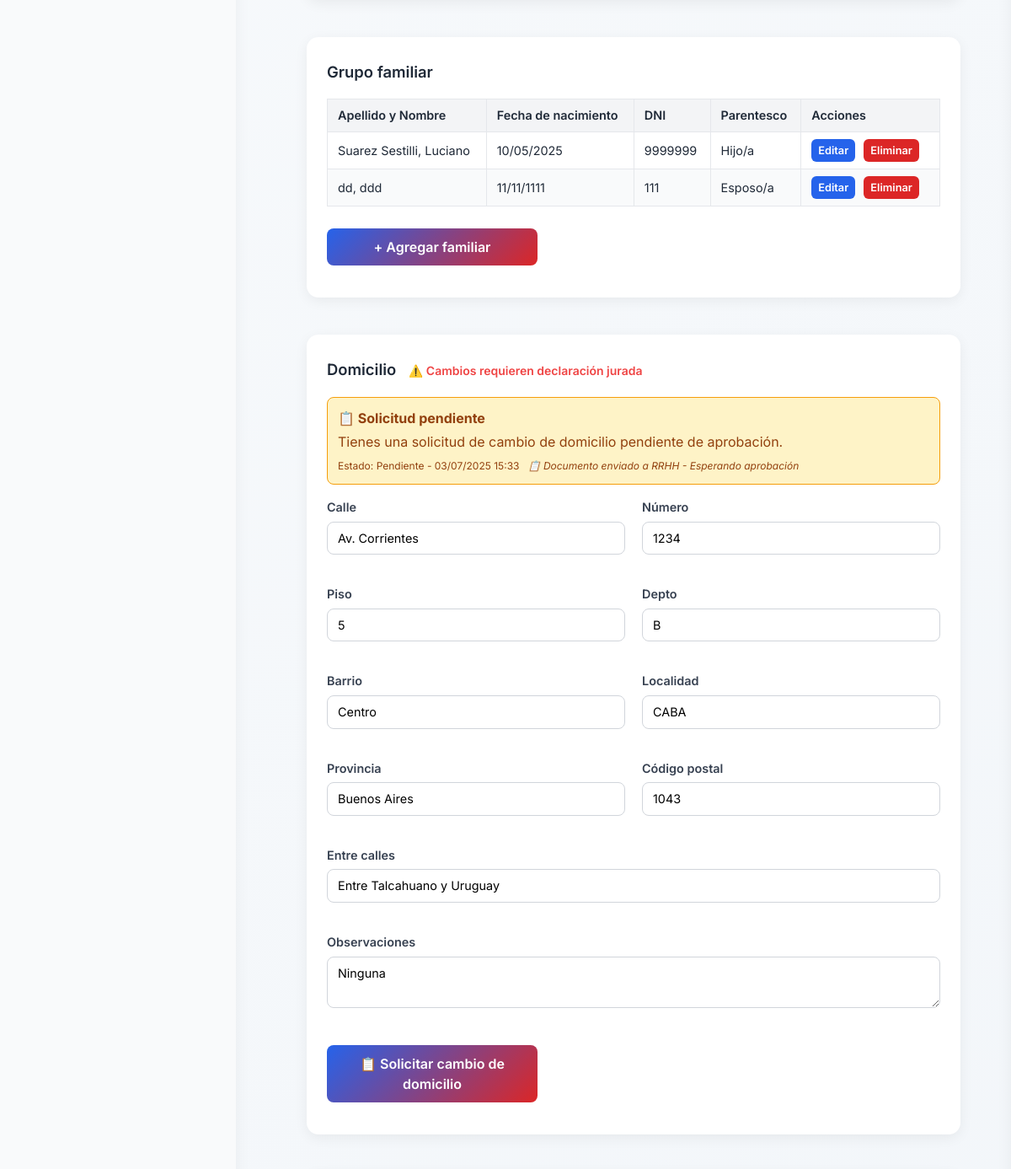
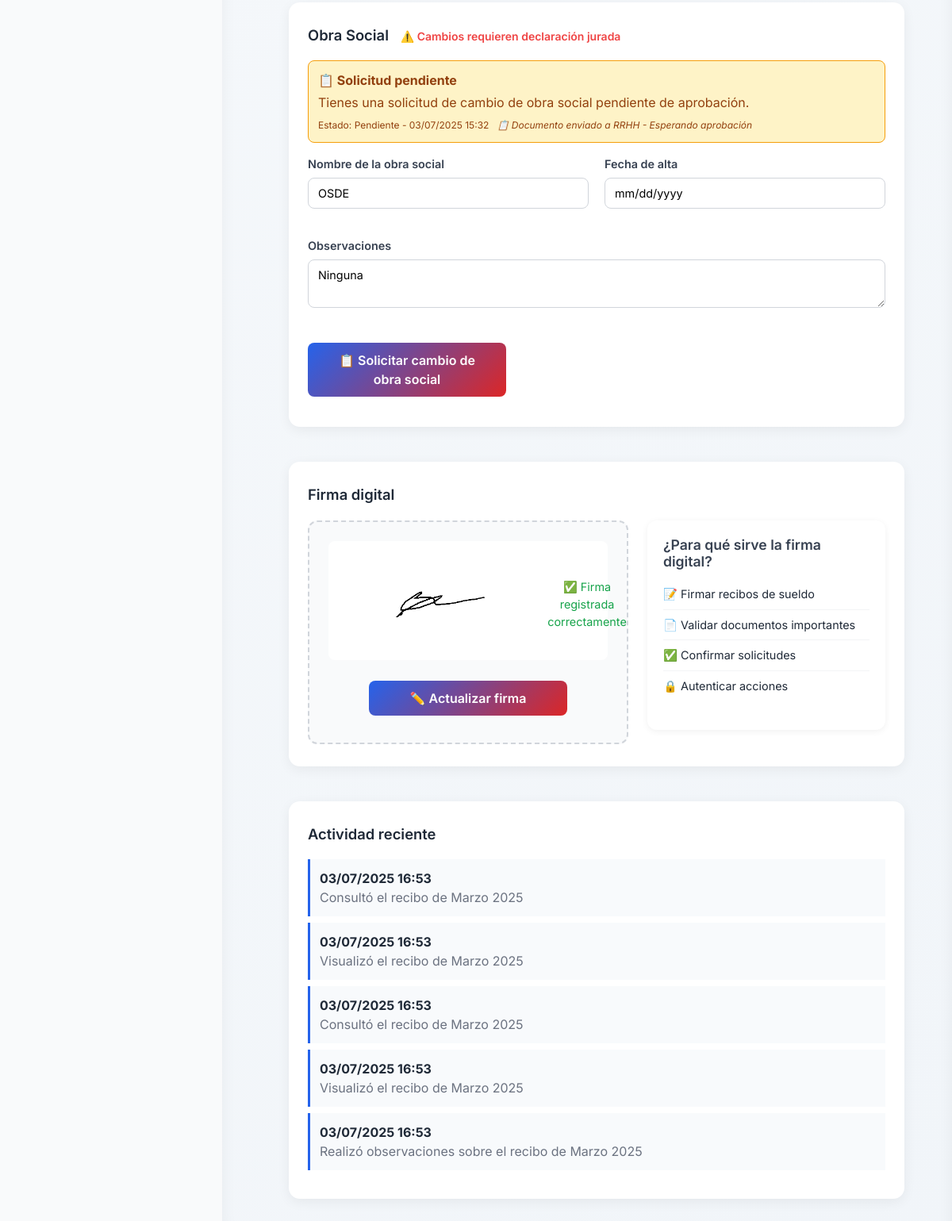
Before: /empleados/perfil/ (signed in, lower part) with the older database file (2 pictures, top to bottom).
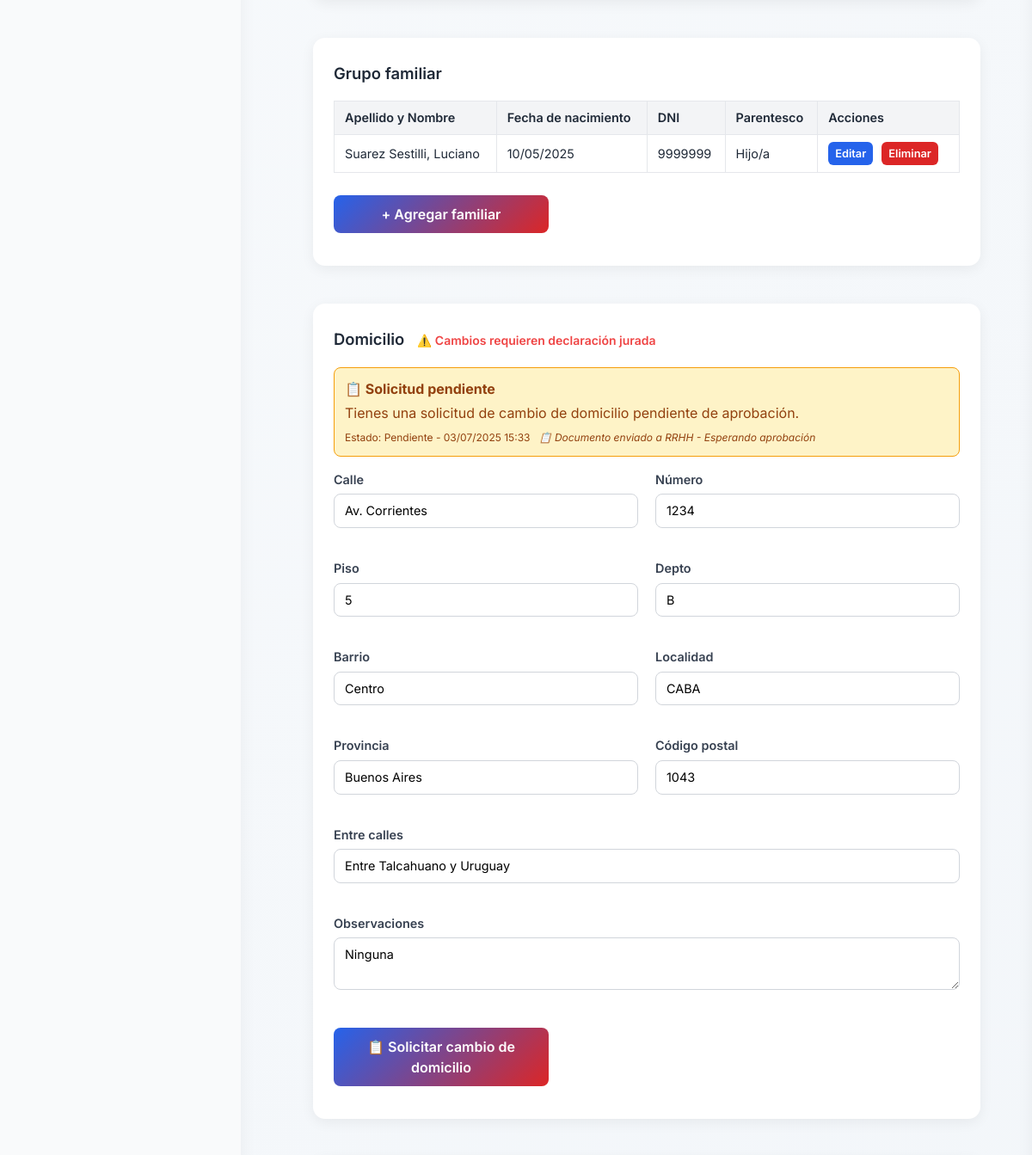
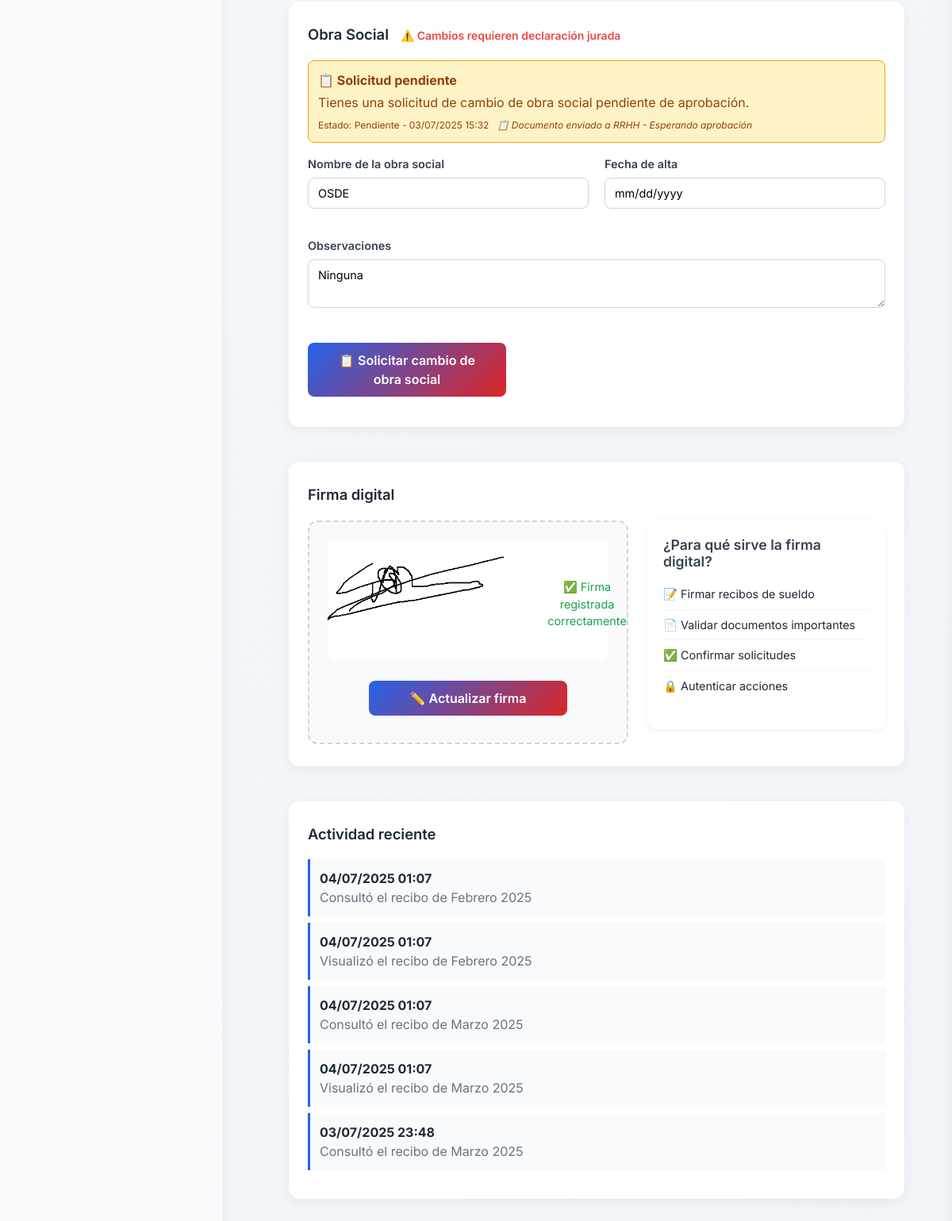
After: the same page with the newer database file (2 pictures, top to bottom).
### apps/empleados/models.py (models this page shows, shortened)
class FamiliarEmpleado(models.Model):
    PARENTESCO_CHOICES = [
        ('esposo/a', 'Esposo/a'),
        ('hijo/a', 'Hijo/a'),
        ('padre/madre', 'Padre/Madre'),
        ('hermano/a', 'Hermano/a'),
        ('otro', 'Otro'),
    ]
    empleado = models.ForeignKey(Empleado, on_delete=models.CASCADE, related_name='familiares')
    apellido = models.CharField(max_length=100)
    nombre = models.CharField(max_length=100)
    fecha_nacimiento = models.DateField()
    dni = models.CharField(max_length=20)
    parentesco = models.CharField(max_length=20, choices=PARENTESCO_CHOICES)
    class Meta:
        verbose_name = "Familiar"
        verbose_name_plural = "Familiares"

class Empleado(models.Model):
    TIPO_CONTRATO_CHOICES = [
        ('tiempo_completo', 'Tiempo completo'),
        ('tiempo_parcial', 'Tiempo parcial'),
        ('freelance', 'Freelance'),
    ]
    PARENTESCO_CHOICES = [
        ('esposo/a', 'Esposo/a'),
        ('hijo/a', 'Hijo/a'),
        ('padre/madre', 'Padre/Madre'),
        ('hermano/a', 'Hermano/a'),
        ('otro', 'Otro'),
    ]
    user = models.OneToOneField(User, on_delete=models.CASCADE)
    legajo = models.CharField(max_length=20, unique=True)
    dni = models.CharField(max_length=20)
    cuil = models.CharField(max_length=15, blank=True)  # Nuevo campo CUIL
    fecha_nacimiento = models.DateField(null=True, blank=True)
    telefono = models.CharField(max_length=20, blank=True)
    foto_perfil = models.ImageField(upload_to='perfiles/', blank=True, null=True)
    puesto = models.CharField(max_length=100, blank=True)
    departamento = models.CharField(max_length=100, blank=True)
    supervisor = models.CharField(max_length=100, blank=True)
    tipo_contrato = models.CharField(max_length=20, choices=TIPO_CONTRATO_CHOICES, default='tiempo_completo')
    salario = models.DecimalField(max_digits=10, decimal_places=2, null=True, blank=True)
    fecha_contrato = models.DateField(null=True, blank=True)
    contacto_emergencia = models.CharField(max_length=100, blank=True)
    telefono_emergencia = models.CharField(max_length=20, blank=True)
    relacion_emergencia = models.CharField(max_length=50, blank=True)
    firma_imagen = models.ImageField(upload_to='firmas/', blank=True, null=True)
    firma_pin = models.CharField(max_length=6, blank=True)
    class Meta:
        verbose_name = "Empleado"
        verbose_name_plural = "Empleados"

class ActividadEmpleado(models.Model):
    empleado = models.ForeignKey(Empleado, on_delete=models.CASCADE, related_name='actividades')
    descripcion = models.TextField()
    fecha = models.DateTimeField(auto_now_add=True)
    class Meta:
        verbose_name = "Actividad"
        verbose_name_plural = "Actividades"
        ordering = ['-fecha']

### apps/empleados/views.py (the view)
# urls.py: path('perfil/', views.PerfilView.as_view(), name='perfil'),
class PerfilView(LoginRequiredMixin, TemplateView):
    template_name = 'empleados/perfil.html'
    def get_context_data(self, **kwargs):
        context = super().get_context_data(**kwargs)
        empleado, created = Empleado.objects.get_or_create(
            user=self.request.user,
            defaults={
                'legajo': f"EMP{self.request.user.id:04d}",
                'dni': '12345678',
                'cuil': '20-12345678-9',
                'telefono': '+54 11 1234-5678',
                'contacto_emergencia': 'María Pérez',
                'telefono_emergencia': '+54 11 9876-5432',
                'relacion_emergencia': 'Esposa',
                'puesto': 'Desarrollador',
            }
        )
        domicilio, created = DomicilioEmpleado.objects.get_or_create(
            empleado=empleado,
            defaults={
                'calle': 'Av. Corrientes',
                'numero': '1234',
                'piso': '5',
                'depto': 'B',
                'barrio': 'Centro',
                'localidad': 'CABA',
                'provincia': 'Buenos Aires',
                'codigo_postal': '1043',
                'entre_calles': 'Entre Talcahuano y Uruguay',
            }
        )
        obra_social, created = ObraSocialEmpleado.objects.get_or_create(
            empleado=empleado,
            defaults={
                'nombre': 'OSDE',
            }
        )
        familiares = FamiliarEmpleado.objects.filter(empleado=empleado)
        actividades = ActividadEmpleado.objects.filter(empleado=empleado)[:5]
        solicitudes_pendientes = SolicitudCambio.objects.filter(
            empleado=empleado,
            estado__in=['pendiente', 'en_revision']
        )
        solicitud_domicilio_pendiente = solicitudes_pendientes.filter(tipo='domicilio').first()
        solicitud_obra_social_pendiente = solicitudes_pendientes.filter(tipo='obra_social').first()
        context.update({
            'empleado': empleado,
            'domicilio': domicilio,
            'obra_social': obra_social,
            'familiares': familiares,
            'actividades': actividades,
            'solicitudes_pendientes': solicitudes_pendientes,
            'solicitud_domicilio_pendiente': solicitud_domicilio_pendiente,
            'solicitud_obra_social_pendiente': solicitud_obra_social_pendiente,
            'tiene_firma': bool(empleado.firma_imagen),
        })
        return context

### proyecto_rrhh/context_processors.py (called while the page is built)
def empleado_info(request):
    context = {}
    if request.user.is_authenticated:
        try:
            empleado = Empleado.objects.get(user=request.user)
            context['empleado'] = empleado
            notificaciones_count = Notificacion.objects.filter(
                destinatario=empleado,
                leida=False
            ).count()
            context['notificaciones_count'] = notificaciones_count
        except Empleado.DoesNotExist:
            context['empleado'] = None
            context['notificaciones_count'] = 0
    return context

### templates/empleados/perfil.html (shortened to what the changed rows need)
{% extends 'base/base.html' %}
{% load static %}
{% block content %}
<section class="section">
  <table class="family-table" id="tablaFamiliares">
    <thead>
      <tr>
        <th>Apellido y Nombre</th>
        <th>Fecha de nacimiento</th>
        <th>DNI</th>
        <th>Parentesco</th>
        <th>Acciones</th>
      </tr>
    </thead>
    <tbody>
      {% for familiar in familiares %}
      <tr data-familiar-id="{{ familiar.id }}">
        <td>{{ familiar.apellido }}, {{ familiar.nombre }}</td>
        <td>{{ familiar.fecha_nacimiento|date:'d/m/Y' }}</td>
        <td>{{ familiar.dni }}</td>
        <td>{{ familiar.get_parentesco_display }}</td>
        <td>
          <button class="btn-ver" onclick="editarFamiliar({{ familiar.id }})">Editar</button>
          <button class="btn-eliminar" onclick="eliminarFamiliar({{ familiar.id }})">Eliminar</button>
        </td>
      </tr>
      {% empty %}
      <tr id="sinFamiliares">
        <td colspan="5" style="text-align:center;color:#6b7280;padding:20px;">
          No hay familiares registrados
        </td>
      </tr>
      {% endfor %}
    </tbody>
  </table>
</section>
<section class="section">
  <div class="signature-section">
    <div class="signature-card">
      <div class="signature-preview">
        {% if tiene_firma %}
          <img src="{{ empleado.firma_imagen.url }}" alt="Firma digital" style="max-width: 100%; max-height: 150px;">
          <p style="color:#16a34a;text-align:center;margin:10px 0 0 0;">
            ✅ Firma registrada correctamente
          </p>
        {% else %}
          <p style="color:#6b7280;text-align:center;margin:40px 0;">
            No tienes una firma registrada
          </p>
        {% endif %}
      </div>
    </div>
  </div>
</section>
<section class="section">
  <div class="activity-list">
    {% for actividad in actividades %}
      <div style="padding: 12px; border-left: 3px solid #2563eb; margin-bottom: 8px; background: #f8fafc;">
        <strong>{{ actividad.fecha|date:'d/m/Y H:i' }}</strong><br>
        <span style="color:#6b7280;">{{ actividad.descripcion }}</span>
      </div>
    {% empty %}
      <div style="color:#6b7280;text-align:center;padding:20px;">
        No hay actividad reciente para mostrar.
      </div>
    {% endfor %}
  </div>
</section>
{% endblock %}

Changed rows visible on the page:
removed FamiliarEmpleado: apellido "dd", nombre "ddd", fecha_nacimiento "11/11/1111", dni "111", parentesco "Esposo/a"
no longer on this page (row unchanged): ActividadEmpleado: fecha "03/07/2025 16:53", descripcion "Consultó el recibo de Marzo 2025"
no longer on this page (row unchanged): ActividadEmpleado: fecha "03/07/2025 16:53", descripcion "Visualizó el recibo de Marzo 2025"
no longer on this page (row unchanged): ActividadEmpleado: fecha "03/07/2025 16:53", descripcion "Consultó el recibo de Marzo 2025"
no longer on this page (row unchanged): ActividadEmpleado: fecha "03/07/2025 16:53", descripcion "Visualizó el recibo de Marzo 2025"
no longer on this page (row unchanged): ActividadEmpleado: fecha "03/07/2025 16:53", descripcion "Realizó observaciones sobre el recibo de Marzo 2025"
changed Empleado: firma_imagen: a different picture
added ActividadEmpleado: fecha "04/07/2025 01:07", descripcion "Consultó el recibo de Febrero 2025"
added ActividadEmpleado: fecha "04/07/2025 01:07", descripcion "Visualizó el recibo de Febrero 2025"
added ActividadEmpleado: fecha "04/07/2025 01:07", descripcion "Consultó el recibo de Marzo 2025"
added ActividadEmpleado: fecha "04/07/2025 01:07", descripcion "Visualizó el recibo de Marzo 2025"
added ActividadEmpleado: fecha "03/07/2025 23:48", descripcion "Consultó el recibo de Marzo 2025"
